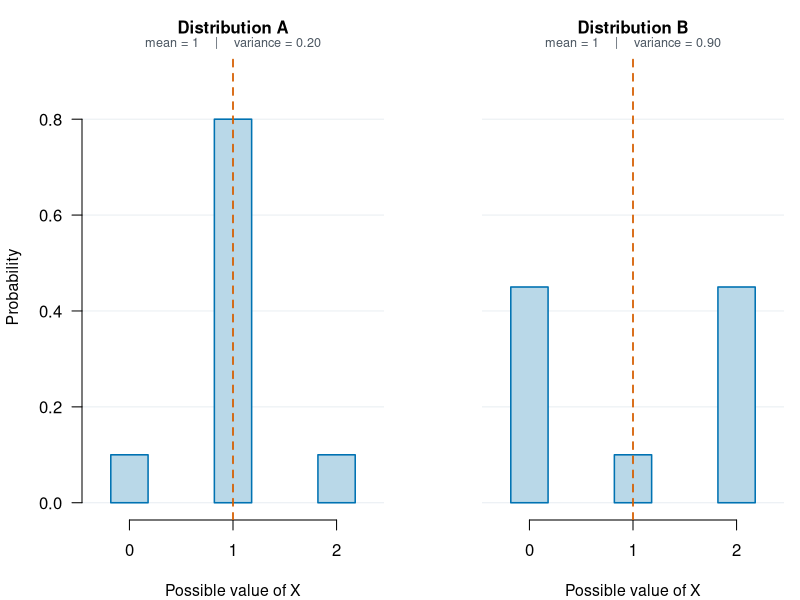
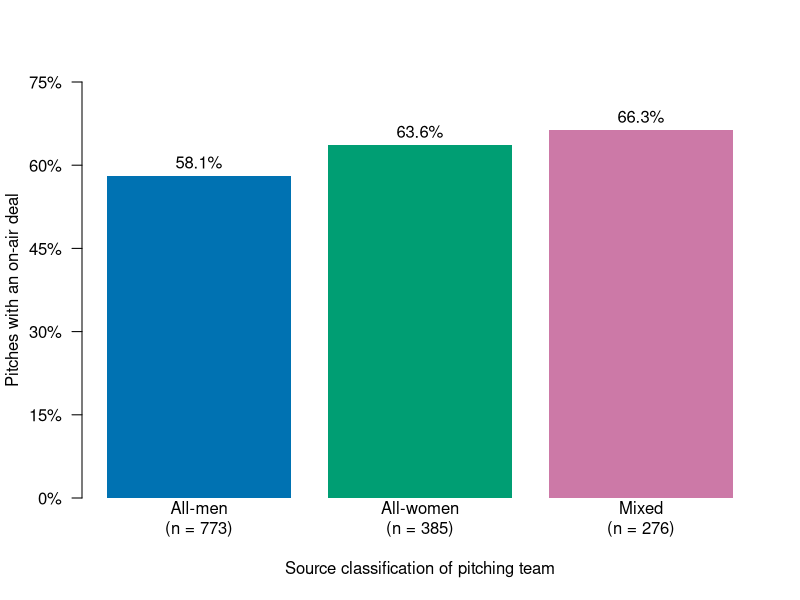
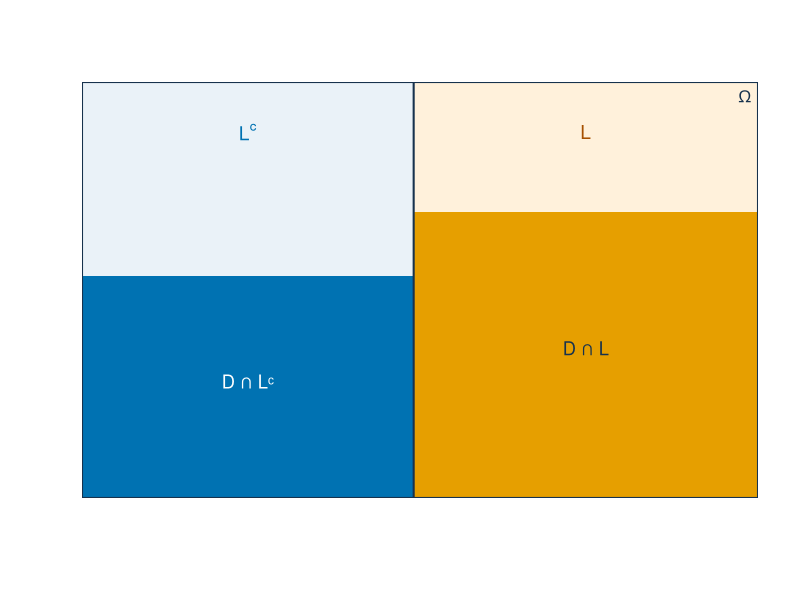

Reproduce these figures in R, in order.
## ---- chunk 1
knitr::opts_chunk$set(echo = TRUE, message = FALSE, warning = FALSE)
sharks <- read.csv("data/shark_tank_teaching.csv", stringsAsFactors = FALSE)
D <- sharks$deal_on_show == 1
L <- sharks$season >= 9
p_hat <- mean(sharks$deal_on_show)
season_pmf <- prop.table(table(sharks$season))
s <- as.numeric(names(season_pmf))
p_s <- as.numeric(season_pmf)
## ---- chunk 2
period_deal <- table(
  Period = factor(L, levels = c(FALSE, TRUE),
                  labels = c("Seasons 1-8", "Seasons 9-16")),
  Deal = factor(D, levels = c(FALSE, TRUE),
                labels = c("No on-air deal", "On-air deal"))
)
period_deal
## ---- chunk 3
x_spread <- 0:2
p_narrow <- c(0.10, 0.80, 0.10)
p_wide <- c(0.45, 0.10, 0.45)
spread_variances <- c(0.20, 0.90)

old_par <- par(no.readonly = TRUE)
par(
  mfrow = c(1, 2),
  mar = c(4.0, 4.1, 2.7, 0.8),
  las = 1,
  family = "sans"
)
for (i in 1:2) {
  probs <- list(p_narrow, p_wide)[[i]]
  plot(
    NA,
    xlim = c(-0.35, 2.35), ylim = c(0, 0.9),
    axes = FALSE, bty = "n",
    xlab = "Possible value of X",
    ylab = if (i == 1) "Probability" else "",
    main = c("Distribution A", "Distribution B")[i],
    cex.main = 1.0, cex.lab = 0.95
  )
  mtext(
    paste0(
      "mean = 1    |    variance = ",
      sprintf("%.2f", spread_variances[i])
    ),
    side = 3, line = 0.15, cex = 0.76, col = "#4A5560"
  )
  abline(h = seq(0, 0.8, by = 0.2), col = "#E9EEF2", lwd = 1)
  rect(
    x_spread - 0.18, 0, x_spread + 0.18, probs,
    col = "#B9D8E8", border = "#0072B2", lwd = 1.5
  )
  axis(1, at = x_spread)
  if (i == 1) {
    axis(2, at = seq(0, 0.8, by = 0.2))
  }
  abline(v = 1, lty = 2, lwd = 1.7, col = "#D55E00")
}
par(old_par)
## ---- chunk 4
mu_s <- sum(s * p_s)
var_s <- sum((s - mu_s)^2 * p_s)

c(
  Var_X = p_hat * (1 - p_hat),
  SD_X = sqrt(p_hat * (1 - p_hat)),
  Var_S = var_s,
  SD_S = sqrt(var_s)
)
## ---- chunk 5
w <- sharks$description_words
c(
  empirical_variance_divide_n = mean((w - mean(w))^2),
  sample_variance_divide_n_minus_1 = var(w),
  sample_sd = sd(w)
)
## ---- chunk 6
c(
  P_deal_given_late = mean(D[L]),
  P_late_given_deal = mean(L[D])
)
## ---- chunk 7
known_gender <- sharks$pitcher_gender_group != "unknown"
gender_labels <- c("all_men", "all_women", "mixed")

gender_deal_rates <- tapply(
  sharks$deal_on_show[known_gender],
  factor(sharks$pitcher_gender_group[known_gender], levels = gender_labels),
  mean
)

gender_deal_rates
## ---- chunk 8
gender_counts <- table(
  factor(sharks$pitcher_gender_group[known_gender], levels = gender_labels)
)
bar_positions <- barplot(
  gender_deal_rates,
  names.arg = paste0(
    c("All-men", "All-women", "Mixed"),
    "\n(n = ", as.integer(gender_counts), ")"
  ),
  col = c("#0072B2", "#009E73", "#CC79A7"),
  border = NA,
  ylim = c(0, 0.75),
  axes = FALSE,
  xlab = "Source classification of pitching team",
  ylab = "Pitches with an on-air deal"
)
axis(2, at = seq(0, 0.75, by = 0.15),
     labels = paste0(seq(0, 75, by = 15), "%"), las = 1)
text(bar_positions, gender_deal_rates + 0.025,
     labels = paste0(round(100 * gender_deal_rates, 1), "%"))
## ---- chunk 9
c(
  direct_joint = mean(D & L),
  conditional_times_base = mean(D[L]) * mean(L),
  reverse_conditional_times_base = mean(L[D]) * mean(D)
)
## ---- chunk 10
c(
  direct = mean(D),
  from_periods = mean(D[!L]) * mean(!L) + mean(D[L]) * mean(L)
)
## ---- chunk 11
p_early <- mean(!L)
p_deal_early <- mean(D[!L])
p_deal_late <- mean(D[L])

plot(NA, xlim = c(0, 1), ylim = c(0, 1), axes = FALSE,
     xlab = "", ylab = "", xaxs = "i", yaxs = "i")
rect(0, 0, p_early, 1, col = "#EAF2F8", border = NA)
rect(p_early, 0, 1, 1, col = "#FFF1DB", border = NA)
rect(0, 0, p_early, p_deal_early, col = "#0072B2", border = NA)
rect(p_early, 0, 1, p_deal_late, col = "#E69F00", border = NA)
rect(0, 0, 1, 1, border = "#17324D", lwd = 2)
segments(p_early, 0, p_early, 1, col = "#17324D", lwd = 2)
text(p_early / 2, 0.28, "D ∩ Lᶜ", col = "white", cex = 1.1)
text(p_early + (1 - p_early) / 2, 0.36, "D ∩ L",
     col = "#17324D", cex = 1.1)
text(p_early / 2, 0.88, expression(L^c), col = "#0072B2", cex = 1.15)
text(p_early + (1 - p_early) / 2, 0.88, "L",
     col = "#A65000", cex = 1.15)
text(0.99, 0.98, expression(Omega), adj = c(1, 1), col = "#17324D")
## ---- chunk 12
bayes_late_given_deal <- mean(D[L]) * mean(L) / mean(D)
c(
  from_bayes = bayes_late_given_deal,
  from_table = mean(L[D])
)
